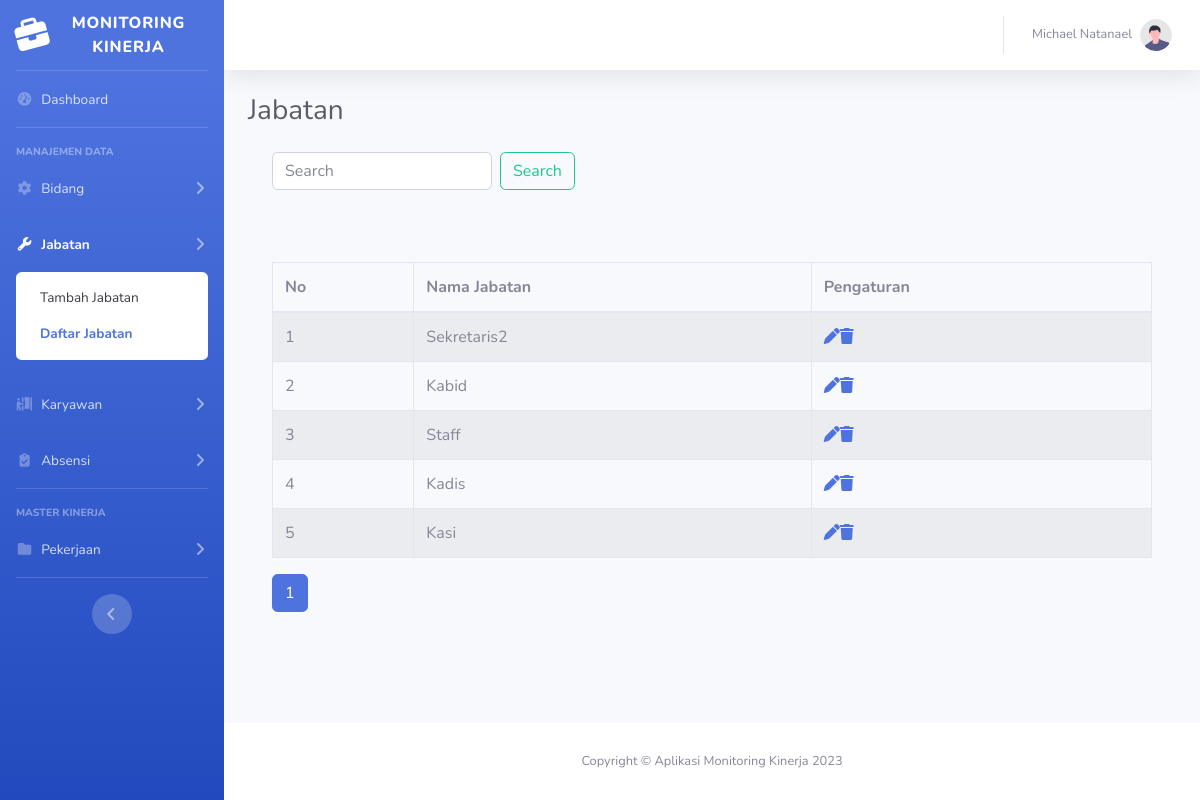
The page /jabatan.php (signed in) on the database as committed earlier.
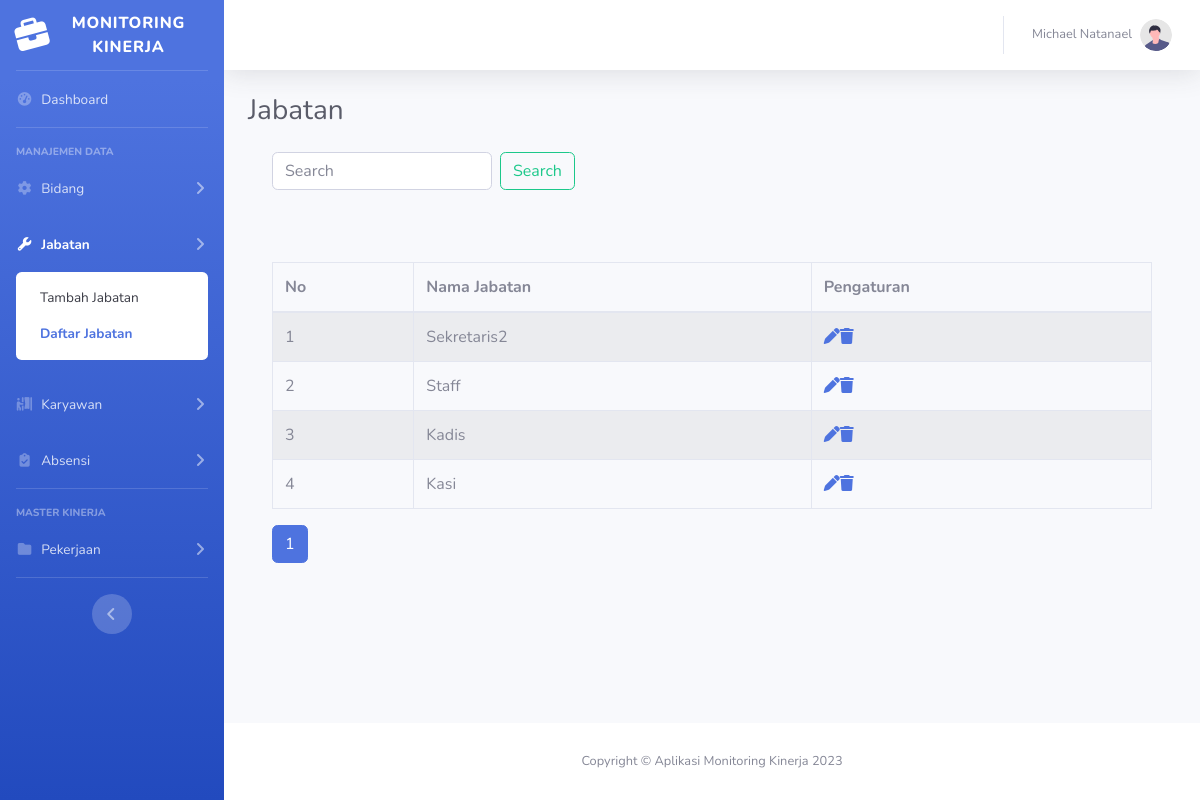
The same page on the database as committed later.
### tables this page shows
CREATE TABLE `jabatan` (
  `idJabatan` int(11) NOT NULL,
  `nama_jabatan` varchar(255) NOT NULL
);

### jabatan.php (the view, shortened to what the changed rows need)
<?php
    require('functions.php');
?>
<!DOCTYPE html>
<html lang="en">
    <head>
        <link href="vendor/fontawesome-free/css/all.min.css" rel="stylesheet" type="text/css">
        <link href="css/sb-admin-2.min.css" rel="stylesheet">
    </head>
    <body id="page-top">
        <div id="wrapper">
            <div id="content-wrapper" class="d-flex flex-column">
                <div id="content">
                    <div class="container-fluid">
                        <div class="d-sm-flex align-items-center justify-content-between mb-4">
                            <h1 class="h3 mb-0 text-gray-800">Jabatan</h1>
                        </div>
                        <div class="wrapper">
                            <div class="container-fluid">
                                <div class="row">
                                    <div class="col-md-12">
                                        <br><br><br>
                                        <?php
                                            require_once "config.php";
                                            $batas = 5;
                                            $halaman = @$_GET['halaman'];
                                            if (empty($halaman)) {
                                                $posisi = 0;
                                                $halaman = 1;
                                            } else {
                                                $posisi = ($halaman - 1) * $batas;
                                            }
                                            if (isset($_GET['search'])) {
                                                $search = $_GET['search'];
                                                $sql = "SELECT * FROM jabatan WHERE nama_jabatan LIKE '%$search%' ORDER BY idJabatan ASC LIMIT $posisi, $batas";
                                            } else {
                                                $sql = "SELECT * FROM jabatan ORDER BY idJabatan ASC LIMIT $posisi, $batas";
                                            }
                                            if ($result = mysqli_query($link, $sql)) {
                                                if (mysqli_num_rows($result) > 0) {
                                        ?>
                                        <table class="table table-bordered table-striped">
                                            <thead>
                                                <tr>
                                                    <th>No</th>
                                                    <th>Nama Jabatan</th>
                                                    <th>Pengaturan</th>
                                                </tr>
                                            </thead>
                                            <tbody>
                                                <?php
                                                    $i = 1 + $posisi;
                                                    while ($row = mysqli_fetch_array($result)) {
                                                ?>
                                                <tr>
                                                    <td><?= $i ?></td>
                                                    <td><?= $row['nama_jabatan'] ?></td>
                                                    <td>
                                                        <?php
                                                            echo "<a href='update_jabatan.php?id=" . $row['idJabatan'] ."' title='Update record' data-toggle='tooltip'><span class='fas fa-pen'>
                                                            </span></a>";
                                                            echo "<a href='delete_jabatan.php?id=" . $row['idJabatan'] ."' title='Delete record' data-toggle='tooltip'><span class='fas fa-trash'>
                                                            </span></a>";
                                                        ?>
                                                    </td>
                                                </tr>
                                                <?php
                                                        $i++;
                                                    }
                                                ?>
                                                </tbody>
                                            </table>
                                            <ul class="pagination">
                                                <?php
                                                    if (isset($_GET['search'])) {
                                                        $search = $_GET['search'];
                                                        $query2 = "SELECT * FROM jabatan WHERE nama_jabatan LIKE '%$search%' ORDER BY idJabatan ASC";
                                                    } else {
                                                        $query2 = "SELECT * FROM jabatan ORDER BY nama_jabatan ASC";
                                                    }
                                                    $result2 = mysqli_query($link, $query2);
                                                    $jmldata = mysqli_num_rows($result2);
                                                    $jmlhalaman = ceil($jmldata / $batas);
                                                    for ($i = 1; $i <= $jmlhalaman; $i++) {
                                                        if ($i != $halaman) {
                                                            if (isset($_GET['search'])) {
                                                                $search = $_GET['search'];
                                                                echo "<li class='page-item'><a class='page-link' href='jabatan.php?halaman=$i&search=$search'>$i</a></li>";
                                                            } else {
                                                                echo "<li class='page-item'><a class='page-link' href='jabatan.php?halaman=$i'>$i</a></li>";
                                                            }
                                                        } else {
                                                            echo "<li class='page-item active'><a class='page-link' href='#'>$i</a></li>";
                                                        }
                                                    }
                                                ?>
                                            </ul>
                                            <?php
                                                } else {
                                            ?>
                                            <p class="lead"><em>No records were found</em></p>
                                            <?php
                                                }
                                            } else {
                                                echo "ERROR: Could not able to execute $sql. " . mysqli_error($link);
                                            }
                                        ?>
                                </div>
                            </div>
                        </div>
                    </div>
                    </div>
                </div>
            </div>
        </div>
    </body>
</html>

Rows that differ between the two databases and show on the page:
removed jabatan: nama_jabatan "Kabid"
